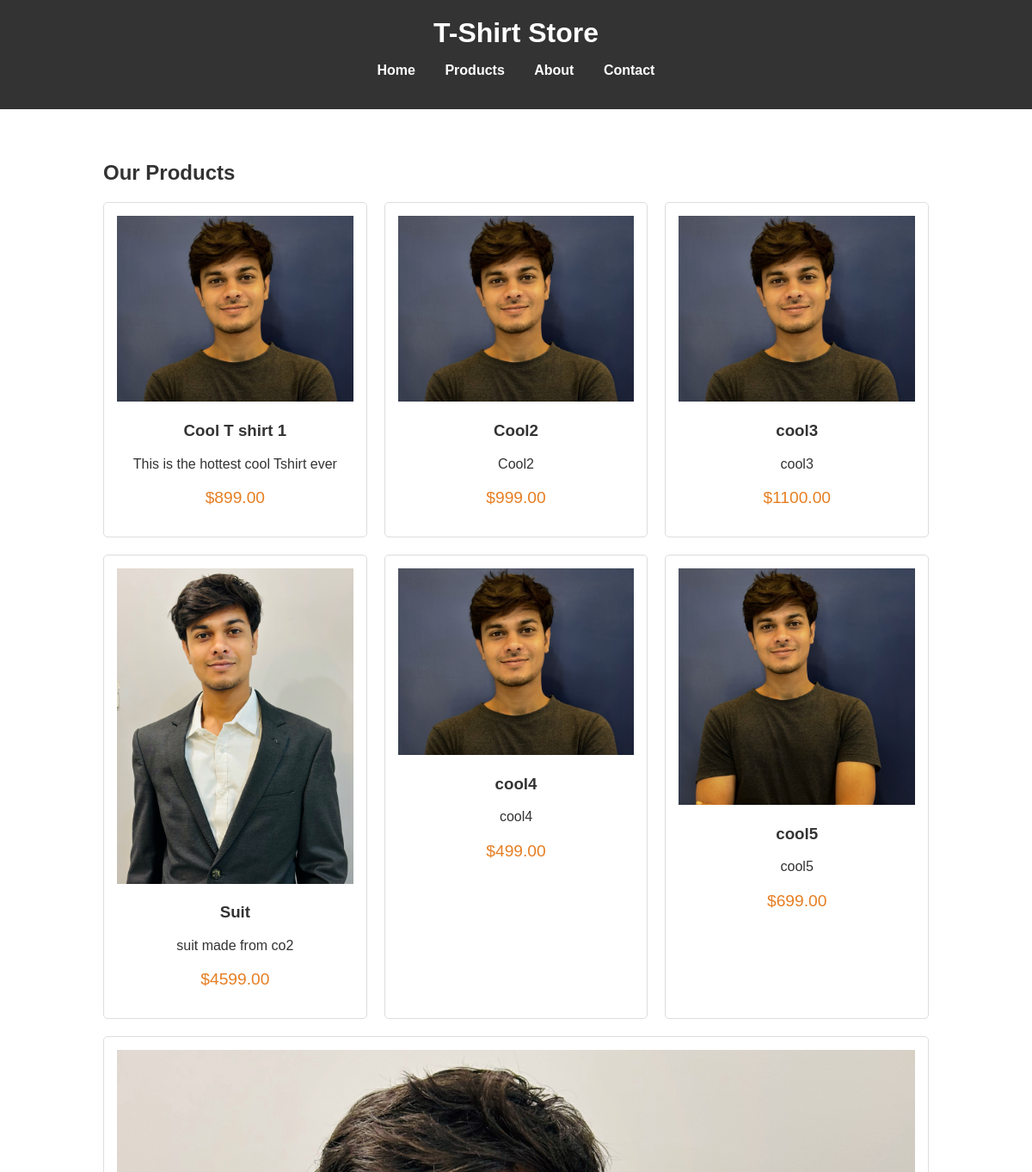
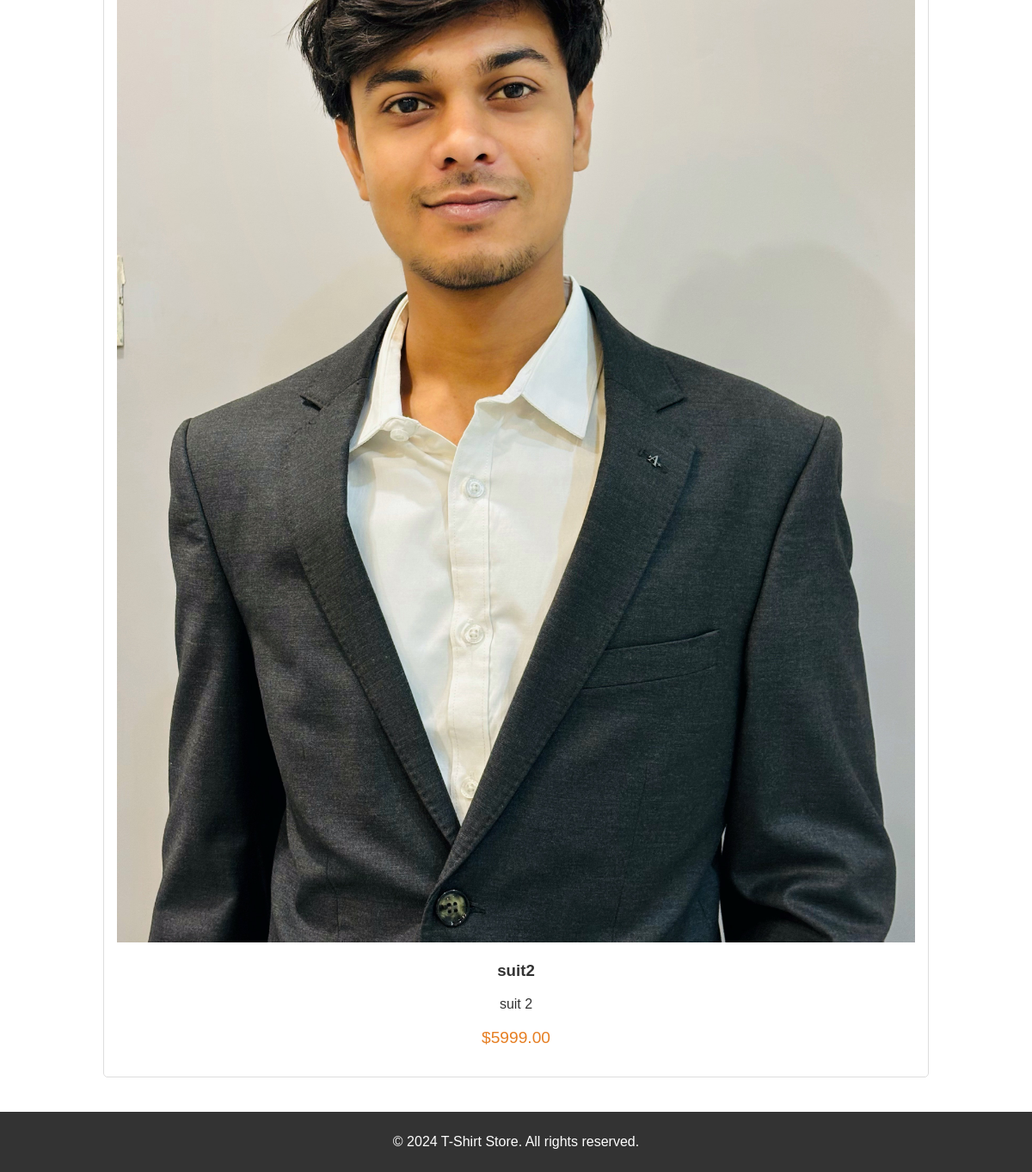
Screenshot of /products/ with the database file from the repository (2 pictures, top to bottom).
### shop/models.py (models this page shows, shortened)
class TShirt(models.Model):
    name = models.CharField(max_length=100)
    description = models.TextField()
    price = models.DecimalField(max_digits=6, decimal_places=2)
    image = models.ImageField(upload_to='tshirts/')

### shop/views.py (the view)
# urls.py: path('products/', views.products, name='products'),
def products(request):
    tshirts = TShirt.objects.all()
    return render(request, 'shop/products.html', {'tshirts': tshirts})

### shop/templates/shop/products.html (shortened to what this page needs)
<!DOCTYPE html>
<html lang="en">
<head>
    {% load static %}
    <link rel="stylesheet" href="{% static 'shop/styles.css' %}">
</head>
<body>
    <header>
        <div class="container">
            <h1>T-Shirt Store</h1>
            <nav>
                <ul>
                    <li><a href="{% url 'index' %}">Home</a></li>
                    <li><a href="{% url 'products' %}">Products</a></li>
                    <li><a href="{% url 'about' %}">About</a></li>
                    <li><a href="{% url 'contact' %}">Contact</a></li>
                </ul>
            </nav>
        </div>
    </header>
    <main>
        <section class="products">
            <div class="container">
                <h2>Our Products</h2>
                <div class="product-list">
                    {% for tshirt in tshirts %}
                    <div class="product-card">
                        <img src="{{ tshirt.image.url }}" alt="{{ tshirt.name }}">
                        <h3>{{ tshirt.name }}</h3>
                        <p>{{ tshirt.description }}</p>
                        <p class="price">${{ tshirt.price }}</p>
                    </div>
                    {% endfor %}
                </div>
            </div>
        </section>
    </main>
    <footer>
        <div class="container">
            <p>&copy; 2024 T-Shirt Store. All rights reserved.</p>
        </div>
    </footer>
</body>
</html>

### shop/static/shop/styles.css (style rules this page uses)
body { font-family: Arial, sans-serif; margin: 0; padding: 0; color: #333; }
.container { width: 80%; margin: 0 auto; overflow: hidden; }
header { background: #333; color: #fff; padding: 20px 0; }
header h1 { margin: 0; text-align: center; }
nav ul { list-style: none; padding: 0; text-align: center; }
nav ul li { display: inline; margin: 0 15px; }
nav ul li a { color: #fff; text-decoration: none; font-weight: bold; }
footer { background: #333; color: #fff; text-align: center; padding: 10px 0; }
.products { padding: 40px 0; background-color: #fff; }
.product-list { display: flex; flex-wrap: wrap; gap: 20px; }
.product-card { background: #fff; border: 1px solid #ddd; border-radius: 5px; padding: 15px; text-align: center; flex: 1 1 calc(33.333% - 20px); box-sizing: border-box; }
.product-card img { max-width: 100%; height: auto; }
.product-card .price { font-size: 1.2em; color: #e67e22; }

### rows the page displays
TShirt: image (picture), name "Cool T shirt 1", description "This is the hottest cool Tshirt ever", price "899.00"
TShirt: image (picture), name "Cool2", description "Cool2", price "999.00"
TShirt: image (picture), name "cool3", description "cool3", price "1100.00"
TShirt: image (picture), name "Suit", description "suit made from co2", price "4599.00"
TShirt: image (picture), name "cool4", description "cool4", price "499.00"
TShirt: image (picture), name "cool5", description "cool5", price "699.00"
TShirt: image (picture), name "suit2", description "suit 2", price "5999.00"
